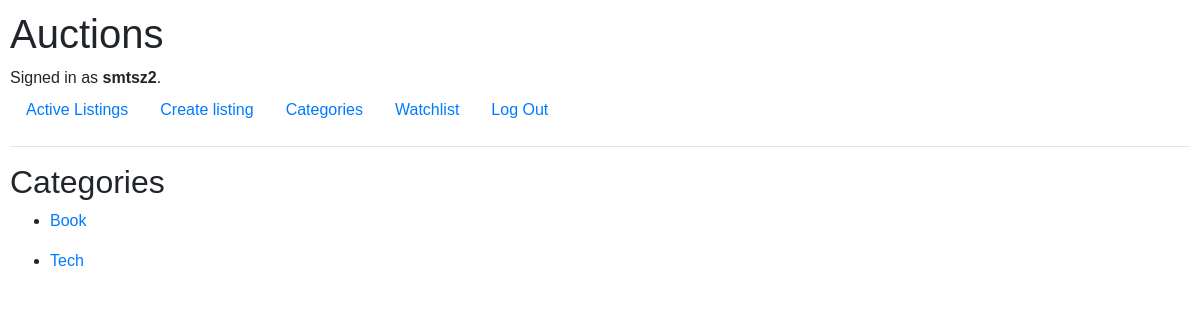
Page /category (signed in) on the committed database.
### auctions/models.py (models this page shows, shortened)
class User(AbstractUser):
    id = models.BigAutoField(primary_key=True, null=False)

class Auction_listing(models.Model):
    user = models.ForeignKey(User, on_delete=models.CASCADE, related_name="listings")
    is_active = models.BooleanField()
    listing_desc = models.CharField(max_length=1000)
    initial_bid = models.FloatField()
    current_bid = models.FloatField()
    creation_date = models.DateTimeField()
    listing_img = models.CharField(max_length=10000, blank=True)
    listing_title = models.CharField(max_length=150)
    listing_category = models.CharField(max_length=150, blank=True)

### auctions/views.py (the view)
# urls.py: path("category", views.category, name="category"),
def category(request):
    if request.method == "GET":
        categories = set(listing.listing_category for listing in Auction_listing.objects.filter(is_active=True) if listing.listing_category)
        return render(request, "auctions/category.html", {
            "categories": categories
        })

### auctions/templates/auctions/category.html
{% extends "auctions/layout.html" %}
{% block body%}
  <h2>Categories</h2>
  {% for category in categories%}
    <ul>
      <li>
        <a href="{% url 'category_listing' category %}">{{ category }}</a>
      </li>
    </ul>
  {% endfor %}
{% endblock %}

### auctions/templates/auctions/layout.html (shortened to what this page needs)
{% load static %}
<!DOCTYPE html>
<html lang="en">
    <head>
        <link rel="stylesheet" href="https://stackpath.bootstrapcdn.com/bootstrap/4.4.1/css/bootstrap.min.css">
        <link href="{% static 'auctions/styles.css' %}" rel="stylesheet">
    </head>
    <body>
        <h1>Auctions</h1>
        <div>
            {% if user.is_authenticated %}
                Signed in as <strong>{{ user.username }}</strong>.
            {% else %}
                Not signed in.
            {% endif %}
        </div>
        <ul class="nav">
            <li class="nav-item">
                <a class="nav-link" href="{% url 'index' %}">Active Listings</a>
            </li>
            <li class="nav-item">
                <a href="{% url 'new_listing' %}" class="nav-link">Create listing</a>
            </li>
            <li class="nav_item">
                <a href="{% url 'category' %}" class="nav-link">Categories</a>
            </li>
            {% if user.is_authenticated %}
                <li class="nav-item">
                    <a class="nav-link" href="{% url 'watchlist' %}">Watchlist</a>
                </li>
            {% endif %}
            {% if user.is_authenticated %}
                <li class="nav-item">
                    <a class="nav-link" href="{% url 'logout' %}">Log Out</a>
                </li>
            {% endif %}
        </ul>
        <hr>
        {% block body %}
        {% endblock %}
    </body>
</html>

### auctions/static/auctions/styles.css (style rules this page uses)
body { padding: 10px; font-family: Arial, Helvetica, sans-serif; }

### rows in the picture
User: username "smtsz2"
Auction_listing: categories "Book"
Auction_listing: categories "Tech"
